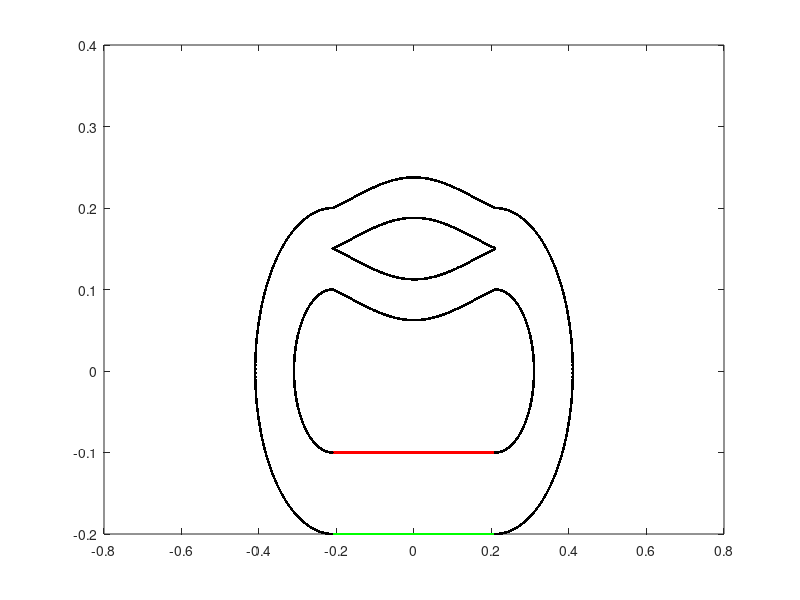

MATLAB code to generate this figure:
%Racetrack with prescribed peristalsis and pericardium
L = 1;                              % length of computational domain (m)
N = 512;                            % number of Cartesian grid meshwidths at the finest level of the AMR grid
dx = L/N;                           % Cartesian mesh width (m)
ds = L/(2*N);                       % space between boundary points in straight tube

%Parameters for the racetrack
Let = 0.4;                          % Length of elastic tube (m)
Nend = 10;                           % Number of rigid points on each end of elastic section
Lt = Let+2*Nend*ds;                 % Length of straight section with three rigid points on each end

diameter = 0.1;                     % diameter of the tube
R2 = 0.1;                           % radius of inner wall
R1 = R2+diameter;                   % radius of outer wall
R3=0.05;
percont = 0.8;                      %percent contraction for applied force peristalsis

Nstraight = 2*ceil(Lt/ds);          % number of points along each straight section
Ncurve = 2*ceil(pi*R1/ds);          % number of points along each curved section
Nrace = Nstraight+2*Ncurve;         % number of points making up the racetrack part
dtheta = pi/(Ncurve/2);             % angle increment for drawing curved edges

mesh_name = 'heart_';               % structure name

centery = 0;                        % y-position of center of curved sections
centerx1 = -0.5*Lt;                 % x-position of center of left curved section
centerx2 = 0.5*Lt;                  % x-position of center of right curved section

% Parameters for the pericardium
%Dp = 2*diameter;                    %diameter of the pericardium
%Nperi = 2*ceil((Dp-diameter)/ds);  % number of boundary points along the sides of the pericardium
%Nperitot = Nperi + Nstraight;       % total number of pericardium points

% Parameters for the actuator
%La = 0.04;                          % length of the actuator section
%NLa = ceil(La/ds);                  % number of points along each actuator
%Ca = 0.25*Lt;                       % center of the actuator section
%NCa = ceil(ceil(Nstraight/2)*Ca/Lt); % index of the center point
%Na1 = NCa - ceil(NLa/2);            % index of the starting point with respect to the elastic section
%Na2 = Na1+NLa-1;                    % index of the ending point with respect to the elastic section

% Parameters for the prescribed peristalsis
Lap = 0.3;                          % length of the actuator section
NLap = ceil(Lap/ds);                  % number of points along each actuator
Cap = 0.5*Lt;                       % center of the actuator section
NCap = ceil(ceil(Nstraight/2)*Cap/Lt); % index of the center point
Na1p = NCap - ceil(NLap/2);            % index of the starting point with respect to the elastic section
Na2p = Na1p+NLap-1;                    % index of the ending point with respect to the elastic section

% Parameters for applied force peristalsis
%Lnperi = 0.05;                          % length of the end of the flexible tube without peristalsis
%Lperi = Lt-2*Lnperi;                      % length of the peristalsis section of tube
%Nperist = ceil(Lperi/ds);                 % number of peristaltic points on top or bottom of tube
%NCent = ceil(Nstraight/4);                 %index of center of elastic tube
%Nperi1 = NCent-ceil(0.5*Nperist);           % index of the starting point with respect to the elastic section
%Nperi2 = Nperi1+Nperist-1;                  %index of the ending point with respect to the elastic section

% parameters for markers
Nmarkersx = 11;                     %number of columns of markers
Nmarkersy = 11;                     %number of markers in each column
Nmarkers=Nmarkersx*Nmarkersy;       %total number of markers
dmx = Let/(Nmarkersx-1);            %space between markers in x-direction
dmy = diameter/(Nmarkersy-1);       %space between markers in y-direction

% material parameters
kappa_spring = 30.0;               % spring constant (Newton)
kappa_beam = 0.3;                 % beam stiffness constant (Newton m^2) %2.5e-2 works for Wo>=5
kappa_target = kappa_spring;        % target point penalty spring constant (Newton)
Fmag = 4.0e0;                % this is my best guess at a reasonable applied force %4.0e0 works for Wo>=5
phase = 0;                      %initial phase of the oscillating force, where F=Fmag*phase and phase = (1+sin(2*pi*f*t-pi/2));

% Make markers as vertices with no material properties
vertex_fid = fopen(['markers_' num2str(N) '.vertex'], 'w');
fprintf(vertex_fid, '%d\n', Nmarkers);

%top part
for i=0:Nmarkersx-1
    for j=0:Nmarkersy-1
        y = centery-R2-j*dmy;
        x = -Let/2+i*dmx;
    fprintf(vertex_fid, '%1.16e %1.16e\n', x, y);
    end
end

% prescribed peristalsis part
% Write out the vertex information

% Allocate space for variables
ytop_elastic = zeros(1,ceil(Nstraight/2));
xtop_elastic = zeros(1,ceil(Nstraight/2));
ybot_elastic = zeros(1,ceil(Nstraight/2));
xbot_elastic = zeros(1,ceil(Nstraight/2));

% Vertex information
vertex_fid = fopen([mesh_name 'tube_' num2str(N) '.vertex'], 'w');
fprintf(vertex_fid, '%d\n', Nstraight);

% Top section, elastic tube
for i = 1:(Nstraight/2)
    ytop_elastic(1,i) = centery-R2;
    xtop_elastic(1,i) = -Lt/2+(i-1)*ds;
    fprintf(vertex_fid, '%1.16e %1.16e\n', xtop_elastic(1,i), ytop_elastic(1,i));
end

% Bottom section, elastic tube
for  i = 1:(Nstraight/2)
    ybot_elastic(1,i) = centery-R1;
    xbot_elastic(1,i) = -Lt/2+(i-1)*ds;
    fprintf(vertex_fid, '%1.16e %1.16e\n', xbot_elastic(1,i), ybot_elastic(1,i));
end
fclose(vertex_fid);

% Plots elastic tube vertices
plot(xtop_elastic,ytop_elastic,'r.')
hold on
plot(xbot_elastic,ybot_elastic,'g.')


% race track part
% Write out the vertex information

% Allocate Space
x_race = zeros(1,Nrace+Nstraight);
y_race = zeros(1,Nrace+Nstraight);

vertex_fid = fopen([mesh_name 'race_' num2str(N) '.vertex'], 'w');
fprintf(vertex_fid, '%d\n', Nrace+Nstraight);

%right inner curved part of racetrack 
for i=1:ceil(Ncurve/2)
    theta = (i-1)*dtheta-pi/2;
    y_race(1,i) = centery+R2*sin(theta);
    x_race(1,i) = Lt/2+R2*cos(theta);
    fprintf(vertex_fid, '%1.16e %1.16e\n', x_race(1,i), y_race(1,i));
end

%straight inner section on the top
for i = ceil(Ncurve/2)+1:ceil(Ncurve/2)+ceil(Nstraight/2)
    theta = (i-1)*dtheta-pi/2;
    theta1 = pi/2+(i-(ceil(Ncurve/2)+ceil(Nstraight/2))-1)*dtheta;
    y_race(1,i) = centery+R2-0.05*(-cos(theta))*cos(theta1);
    x_race(1,i) = centerx2-(i-ceil(Ncurve/2)-1)*ds;
    fprintf(vertex_fid, '%1.16e %1.16e\n', x_race(1,i), y_race(1,i));
end

%left inner curved part of racetrack
for i = ceil(Ncurve/2)+ceil(Nstraight/2)+1:Ncurve+ceil(Nstraight/2)
    theta = pi/2+(i-(ceil(Ncurve/2)+ceil(Nstraight/2))-1)*dtheta;
    y_race(1,i) = centery+0.1*sin(theta);
    x_race(1,i) = centerx1+R2*cos(theta);
    fprintf(vertex_fid, '%1.16e %1.16e\n', x_race(1,i), y_race(1,i));
end

%right outer curved part of racetrack 
for i=Ncurve+ceil(Nstraight/2)+1:Ncurve+ceil(Ncurve/2)+ceil(Nstraight/2)
    theta=(i-(Ncurve+ceil(Nstraight/2))-1)*dtheta-pi/2;
    y_race(1,i) = centery+R1*sin(theta);
    x_race(1,i) = Lt/2+R1*cos(theta);
    fprintf(vertex_fid, '%1.16e %1.16e\n', x_race(1,i), y_race(1,i));
end

%straight outer section on the top
for i = Ncurve+ceil(Ncurve/2)+ceil(Nstraight/2)+1:Ncurve+ceil(Ncurve/2)+Nstraight
    theta = (i-(Ncurve+ceil(Nstraight/2))-1)*dtheta-pi/2;
    theta1 = pi/2+(i-(Ncurve+ceil(Ncurve/2)+Nstraight)-1)*dtheta;
    y_race(1,i) = centery+R1+0.05*(-cos(theta))*cos(theta1);
    x_race(1,i) = centerx2-(i-(Ncurve+ceil(Ncurve/2)+ceil(Nstraight/2))-1)*ds;
    fprintf(vertex_fid, '%1.16e %1.16e\n', x_race(1,i), y_race(1,i));
end

%left outer curved part of racetrack
for i = Ncurve+ceil(Ncurve/2)+Nstraight+1:Nrace
    theta = pi/2+(i-(Ncurve+ceil(Ncurve/2)+Nstraight)-1)*dtheta;
    y_race(1,i) = centery+0.2*sin(theta);
    x_race(1,i) = centerx1+R1*cos(theta);
    fprintf(vertex_fid, '%1.16e %1.16e\n', x_race(1,i), y_race(1,i));
end

%straight inner section on the top -- new tube top
for i = Nrace+1:Nrace+ceil(Nstraight/2)
    theta = (i-(Ncurve+ceil(Nstraight/2))-1)*dtheta-pi/2;
    theta1 = pi/2+(i-(Ncurve+ceil(Ncurve/2)+ceil(Nstraight/2)))*dtheta;
    y_race(1,i) = centery+0.05*(-cos(theta))*cos(theta1)+R2+R3+0.038;
    x_race(1,i) = centerx2-(i-Nrace)*ds;
    fprintf(vertex_fid, '%1.16e %1.16e\n', x_race(1,i), y_race(1,i));
end

%straight inner section on the top -- new tube bottom
for i = Nrace+ceil(Nstraight/2)+1:Nrace+Nstraight
    theta2 = (i-1)*dtheta-pi/2;
    theta3 = pi/2+(i-(ceil(Ncurve/2)+ceil(Nstraight/2))-1)*dtheta;
    y_race(1,i) = centery+R2-0.05*(-cos(theta2))*cos(theta3)+R3;
    x_race(1,i) = centerx2-(i-(Nrace+ceil(Nstraight/2)))*ds;
    fprintf(vertex_fid, '%1.16e %1.16e\n', x_race(1,i), y_race(1,i));
end


fclose(vertex_fid);


% Plots the racetrack vertices
plot(x_race,y_race,'k.')

% Write out the spring information for the elastic section
spring_fid = fopen([mesh_name 'tube_' num2str(N) '.spring'], 'w');
fprintf(spring_fid, '%d\n', Nstraight-2);

%elastic part of tube
for i = 0:ceil(Nstraight/2)-2
    fprintf(spring_fid, '%d %d %1.16e %1.16e\n', i, i+1, kappa_spring*ds/(ds^2), ds);
end

for i = ceil(Nstraight/2):Nstraight-2
    fprintf(spring_fid, '%d %d %1.16e %1.16e\n', i, i+1, kappa_spring*ds/(ds^2), ds);
end
fclose(spring_fid);

% % Write out the beam information for the elastic section
beam_fid = fopen([mesh_name 'tube_' num2str(N) '.beam'], 'w');
fprintf(beam_fid, '%d\n', Nstraight-4);

%elastic part of tube
for i = 0:ceil(Nstraight/2)-3
    fprintf(beam_fid, '%d %d %d %1.16e\n', i, i+1, i+2, kappa_beam*ds/(ds^4));
end

for i = ceil(Nstraight/2):Nstraight-3
    fprintf(beam_fid, '%d %d %d %1.16e\n', i, i+1, i+2, kappa_beam*ds/(ds^4));
end
fclose(beam_fid);

% Write out the target point information for the ends of the elastic tube
target_fid = fopen([mesh_name 'tube_' num2str(N) '.target'], 'w');

fprintf(target_fid, '%d\n', 4*Nend);

for i = 0:Nend-1
    fprintf(target_fid, '%d %1.16e\n', i, kappa_target*ds/(ds^2));
end

for i = ceil(Nstraight/2)-Nend:ceil(Nstraight/2)-1
    fprintf(target_fid, '%d %1.16e\n', i, kappa_target*ds/(ds^2));
end

for i = ceil(Nstraight/2):ceil(Nstraight/2)+Nend-1
    fprintf(target_fid, '%d %1.16e\n', i, kappa_target*ds/(ds^2));
end

for i = Nstraight-Nend:Nstraight-1
    fprintf(target_fid, '%d %1.16e\n', i, kappa_target*ds/(ds^2));
end
fclose(target_fid);

% Write out the target point information for the racetrack
target_fid = fopen([mesh_name 'race_' num2str(N) '.target'], 'w');

fprintf(target_fid, '%d\n', Nrace+Nstraight);

for i = 0:(Nrace+Nstraight)-1
    fprintf(target_fid, '%d %1.16e\n', i, kappa_target*ds/(ds^2));
end

% Write out the vertex information
%%%%%%%%%%%%%%%%%%%%%%%%%%%%%%
% prescribed peristalsis part
% Write out the vertex information

%top part
vertex_fid = fopen(['pperi_top_' num2str(N) '.vertex'], 'w');
fprintf(vertex_fid, '%d\n', NLap);

for i=Na1p:Na2p,
    ytop = centery-R2;
    xtop = -Lt/2+i*ds;
    fprintf(vertex_fid, '%1.16e %1.16e\n', xtop, ytop);
end
fclose(vertex_fid);

%bottom part
vertex_fid = fopen(['pperi_bot_' num2str(N) '.vertex'], 'w');
fprintf(vertex_fid, '%d\n', NLap);

for i=Na1p:Na2p,
    ybot = centery-R1;
    xbot = -Lt/2+i*ds;
    fprintf(vertex_fid, '%1.16e %1.16e\n', xbot, ybot);
end
fclose(vertex_fid);

fclose(target_fid);


% Write out the target point information for the actuator
%top prescribed peristalsis
target_fid = fopen(['pperi_top_' num2str(N) '.target'], 'w');
fprintf(target_fid, '%d\n', NLap);

for i = 0:NLap-1,
    fprintf(target_fid, '%d %1.16e\n', i, kappa_target*ds/(ds^2));
end

fclose(target_fid);

%bottom prescribed peristalsis
target_fid = fopen(['pperi_bot_' num2str(N) '.target'], 'w');
fprintf(target_fid, '%d\n', NLap);

for i = 0:NLap-1,
    fprintf(target_fid, '%d %1.16e\n', i, kappa_target*ds/(ds^2));
end

fclose(target_fid);
